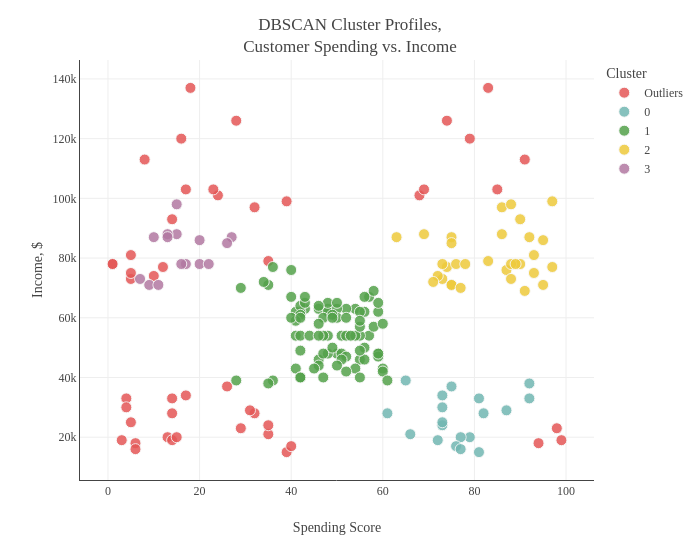

The notebook cell saved with this chart:
### Markdown cell above
# <div style="color:white;display:fill;border-radius:5px;background-color:#67A4A4;letter-spacing:0.1px;overflow:hidden"><p style="padding:20px;color:white;overflow:hidden;margin:0;font-size:110%;text-align:center">DBSCAN</p></div>
The next clustering technique I will try is Density-Based Spatial Clustering of Applications with Noise (DBSCAN). DBSCAN segments the data based on the density of observations, where areas of high density are separated from areas of low density. The model can also identify uniquely-shaped clusters and detect outliers within the data, although it is sensitive to varying densities of observations.

### Code cell
# DB Scan clustering
db=DBSCAN(eps=15, min_samples=11, metric='euclidean')  #17,15 14,7 12 7 115
db_preds=db.fit_predict(clust_df)
plot_db=clust_df.copy()
plot_db['DB Cluster'] = db_preds
plot_db=plot_db.sort_values(by='DB Cluster')
plot_db['DB Cluster'] = plot_db['DB Cluster'].astype(str).apply(lambda x: 'Outliers' if x == '-1' else x)


# Plot of clusters   
fig = px.scatter(plot_db, x="Spending Score", y="Annual Income", color="DB Cluster",
                 color_discrete_sequence=px.colors.qualitative.T10[2:])
fig.update_traces(marker=dict(size=11, opacity=0.85, line=dict(width=1, color='#F7F7F7')))
fig.update_layout(template=temp, title="DBSCAN Cluster Profiles,<br>Customer Spending vs. Income", 
                  width=700, legend_title = 'Cluster',
                  xaxis=dict(title='Spending Score',showline=True, zeroline=False), 
                  yaxis=dict(title='Income, $',ticksuffix='k',showline=True))
fig.show()

### Figure 1 — Plotly figure (JSON) as saved in the notebook; plotly's stock layout.template omitted (floating-point values rounded to 4 significant figures)
{"data": [{"hovertemplate": "DB Cluster=Outliers<br>Spending Score=%{x}<br>Annual Income=%{y}<extra></extra>", "legendgroup": "Outliers", "marker": {"color": "#E45756", "line": {"color": "#F7F7F7", "width": 1}, "opacity": 0.85, "size": 11, "symbol": "circle"}, "mode": "markers", "name": "Outliers", "orientation": "v", "showlegend": true, "type": "scatter", "x": [39, 14, 17, 26, 18, 5, 10, 5, 12, 1, 1, 35, 5, 14, 32, 39, 24, 68, 17, 85, 23, 69, 8, 91, 16, 79, 28, 74, 4, 4, 83, 13, 14, 3, 94, 6, 35, 40, 99, 29, 6, 14, 35, 32, 5, 31, 98, 15], "xaxis": "x", "y": [15, 33, 34, 37, 137, 73, 74, 75, 77, 78, 78, 79, 81, 93, 97, 99, 101, 101, 103, 103, 103, 103, 113, 113, 120, 120, 126, 126, 33, 30, 137, 20, 19, 19, 18, 18, 21, 17, 19, 23, 16, 28, 24, 28, 25, 29, 23, 20], "yaxis": "y"}, {"hovertemplate": "DB Cluster=0<br>Spending Score=%{x}<br>Annual Income=%{y}<extra></extra>", "legendgroup": "0", "marker": {"color": "#72B7B2", "line": {"color": "#F7F7F7", "width": 1}, "opacity": 0.85, "size": 11, "symbol": "circle"}, "mode": "markers", "name": "0", "orientation": "v", "showlegend": true, "type": "scatter", "x": [66, 73, 79, 73, 87, 77, 73, 92, 76, 65, 77, 92, 81, 75, 82, 73, 81, 61, 72], "xaxis": "x", "y": [21, 24, 20, 25, 29, 20, 30, 33, 17, 39, 16, 38, 15, 37, 28, 34, 33, 28, 19], "yaxis": "y"}, {"hovertemplate": "DB Cluster=1<br>Spending Score=%{x}<br>Annual Income=%{y}<extra></extra>", "legendgroup": "1", "marker": {"color": "#54A24B", "line": {"color": "#F7F7F7", "width": 1}, "opacity": 0.85, "size": 11, "symbol": "circle"}, "mode": "markers", "name": "1", "orientation": "v", "showlegend": true, "type": "scatter", "x": [48, 54, 43, 52, 46, 48, 42, 56, 55, 59, 41, 50, 42, 40, 48, 43, 59, 43, 57, 56, 40, 58, 29, 35, 34, 42, 36, 46, 50, 50, 52, 50, 59, 51, 59, 52, 55, 47, 56, 46, 51, 46, 50, 48, 41, 60, 54, 60, 52, 42, 42, 47, 55, 28, 61, 36, 35, 45, 59, 49, 57, 48, 51, 55, 52, 54, 41, 47, 42, 56, 44, 49, 42, 53, 55, 58, 55, 60, 46, 55, 47, 41, 49, 40, 42, 46], "xaxis": "x", "y": [63, 63, 63, 63, 63, 62, 62, 62, 62, 62, 62, 63, 64, 76, 65, 65, 65, 67, 67, 67, 67, 69, 70, 71, 72, 61, 77, 64, 60, 65, 60, 48, 48, 48, 47, 47, 46, 60, 46, 46, 46, 44, 44, 48, 43, 43, 43, 42, 42, 40, 40, 40, 40, 39, 39, 39, 38, 43, 48, 61, 54, 54, 54, 54, 54, 54, 54, 54, 54, 50, 54, 50, 49, 54, 49, 57, 57, 58, 58, 59, 48, 59, 60, 60, 60, 54], "yaxis": "y"}, {"hovertemplate": "DB Cluster=2<br>Spending Score=%{x}<br>Annual Income=%{y}<extra></extra>", "legendgroup": "2", "marker": {"color": "#EECA3B", "line": {"color": "#F7F7F7", "width": 1}, "opacity": 0.85, "size": 11, "symbol": "circle"}, "mode": "markers", "name": "2", "orientation": "v", "showlegend": true, "type": "scatter", "x": [92, 63, 75, 95, 97, 69, 90, 86, 88, 95, 86, 75, 93, 91, 87, 97, 74, 90, 73, 88, 88, 76, 93, 72, 89, 75, 78, 73, 75, 83, 77, 71], "xaxis": "x", "y": [87, 87, 87, 71, 99, 88, 93, 97, 98, 86, 88, 85, 81, 69, 76, 77, 77, 78, 73, 78, 73, 78, 75, 74, 78, 71, 78, 78, 71, 79, 70, 72], "yaxis": "y"}, {"hovertemplate": "DB Cluster=3<br>Spending Score=%{x}<br>Annual Income=%{y}<extra></extra>", "legendgroup": "3", "marker": {"color": "#B279A2", "line": {"color": "#F7F7F7", "width": 1}, "opacity": 0.85, "size": 11, "symbol": "circle"}, "mode": "markers", "name": "3", "orientation": "v", "showlegend": true, "type": "scatter", "x": [9, 7, 11, 20, 15, 17, 20, 16, 15, 13, 10, 13, 27, 26, 22], "xaxis": "x", "y": [71, 73, 71, 86, 98, 78, 78, 78, 88, 88, 87, 87, 87, 85, 78], "yaxis": "y"}], "layout": {"legend": {"title": {"text": "Cluster"}, "tracegroupgap": 0}, "margin": {"t": 60}, "title": {"text": "DBSCAN Cluster Profiles,<br>Customer Spending vs. Income"}, "width": 700, "xaxis": {"anchor": "y", "domain": [0.0, 1.0], "showline": true, "title": {"text": "Spending Score"}, "zeroline": false}, "yaxis": {"anchor": "x", "domain": [0.0, 1.0], "showline": true, "ticksuffix": "k", "title": {"text": "Income, $"}}}}
